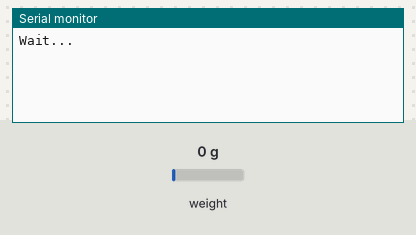
This sketch was run on a simulated Arduino Uno, built with avr-gcc and run on an emulated ATmega328P. On the bench: the last lines printed to the serial monitor. Inputs (shaded band) come from the test bench; at power-on: weight on the scale 0 g.

Above: at 6.2 s.
6.3 s: weight on the scale set to 100 g
At 9.2 s:
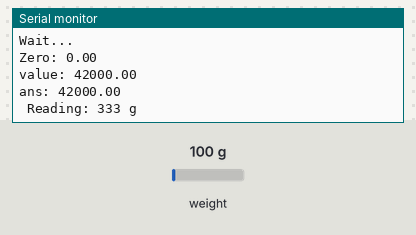
12.4 s: weight on the scale set to 1250 g
At 15.4 s:
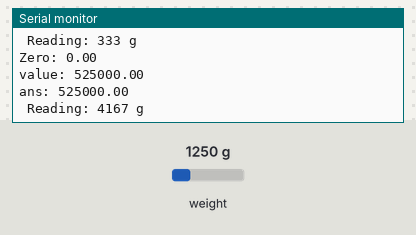

Measured:
- after the input at 6.3 s, the serial monitor: prints a new line after 2.2 s (image 1)
- after the input at 12.4 s, the serial monitor: prints a new line after 2.6 s (image 2)

The sketch:

Lo.ino
```cpp
#include "HX711.h"
#define DOUT  3
#define CLK  2
HX711 scale(DOUT, CLK);
float Zero,Weight,value,b,c;
int au = 10;

void setup() {
  // put your setup code here, to run once:
  Serial.begin(115200);
  Serial.print("Wait...");
  Serial.println();
  Zero = scale.read_average(50);

}

void loop() {
     value = scale.read_average(35);
      b = value-Zero;
      Weight = (((value - Zero)/126));
 // Weight = (scale.read_average(20) - Zero) / au;
     if(b < 250){
         Weight = 0;

      }
     else{
     Serial.print("Zero: ");
     Serial.println(Zero);
     Serial.print("value: ");
     Serial.println(value);
     Serial.print("ans: ");
     Serial.println(b);

    }
    Serial.print(" Reading: ");
    Serial.print(round(Weight));
    Serial.print(" g");
    Serial.println();

  delay(3000);

}
```
